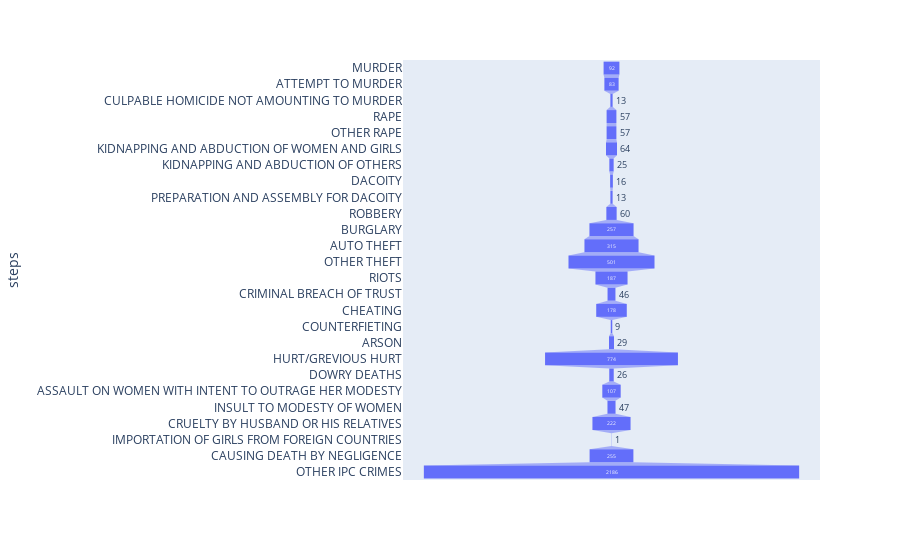

The notebook cell this image was saved under:
### Markdown cell above
Funnel Chart

### Code cell
# Data as a dictionary
arr = []
for i in data1.columns[3:]:
    arr.append(math.ceil(statistics.mean(data1[i])))
    
data = dict(time=arr,
            steps=data1.columns[3:])

fig = px.funnel(data, x='time', y='steps')
fig.show()

### Figure 1 — Plotly figure (JSON) as saved in the notebook; plotly's stock layout.template omitted (floating-point values rounded to 4 significant figures)
{"data": [{"hovertemplate": "time=%{x}<br>steps=%{y}<extra></extra>", "legendgroup": "", "marker": {"color": "#636efa"}, "name": "", "orientation": "h", "showlegend": false, "type": "funnel", "x": [92, 83, 13, 57, 57, 64, 25, 16, 13, 60, 257, 315, 501, 187, 46, 178, 9, 29, 774, 26, 107, 47, 222, 1, 255, 2186], "xaxis": "x", "y": ["MURDER", "ATTEMPT TO MURDER", "CULPABLE HOMICIDE NOT AMOUNTING TO MURDER", "RAPE", "OTHER RAPE", "KIDNAPPING AND ABDUCTION OF WOMEN AND GIRLS", "KIDNAPPING AND ABDUCTION OF OTHERS", "DACOITY", "PREPARATION AND ASSEMBLY FOR DACOITY", "ROBBERY", "BURGLARY", "AUTO THEFT", "OTHER THEFT", "RIOTS", "CRIMINAL BREACH OF TRUST", "CHEATING", "COUNTERFIETING", "ARSON", "HURT/GREVIOUS HURT", "DOWRY DEATHS", "ASSAULT ON WOMEN WITH INTENT TO OUTRAGE HER MODESTY", "INSULT TO MODESTY OF WOMEN", "CRUELTY BY HUSBAND OR HIS RELATIVES", "IMPORTATION OF GIRLS FROM FOREIGN COUNTRIES", "CAUSING DEATH BY NEGLIGENCE", "OTHER IPC CRIMES"], "yaxis": "y"}], "layout": {"legend": {"tracegroupgap": 0}, "margin": {"t": 60}, "xaxis": {"anchor": "y", "domain": [0, 1], "title": {"text": "time"}}, "yaxis": {"anchor": "x", "domain": [0, 1], "title": {"text": "steps"}}}}
